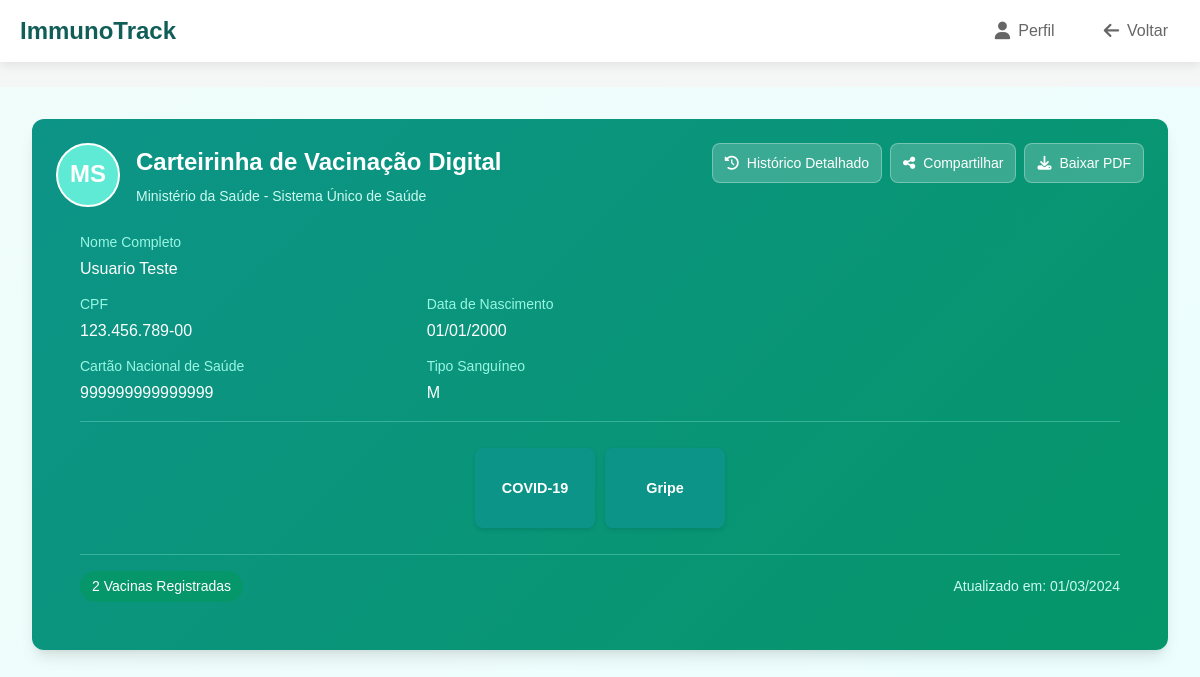
/vaccine_card (signed in), run on the app's committed database.
### tables this page shows
CREATE TABLE users (
                id INTEGER PRIMARY KEY AUTOINCREMENT,
                cpf TEXT UNIQUE NOT NULL,
                password TEXT NOT NULL,
                name TEXT NOT NULL,
                cns TEXT,
                dob TEXT,
                gender TEXT,
                email TEXT,
                phone TEXT
            );

CREATE TABLE vaccines (
                id INTEGER PRIMARY KEY AUTOINCREMENT,
                user_id INTEGER NOT NULL,
                vaccine_name TEXT NOT NULL,
                dose_number INTEGER NOT NULL,
                date_taken TEXT NOT NULL,
                FOREIGN KEY (user_id) REFERENCES users (id)
            );

### backend/app.py (the view)
@app.route('/vaccine_card')
@login_required
def vaccine_card():
    user_id = session.get('user_id')
    user = find_user_by_id(user_id)
    if user:
        user_data = dict(user)
        user_data['cpf_formatted'] = f"{user_data['cpf'][:3]}.{user_data['cpf'][3:6]}.{user_data['cpf'][6:9]}-{user_data['cpf'][9:]}"
        if user_data['dob']:
            from datetime import datetime
            user_data['dob_formatted'] = datetime.strptime(user_data['dob'], '%Y-%m-%d').strftime('%d/%m/%Y')
        vaccines = get_user_vaccines(user_id)
        from datetime import datetime
        for v in vaccines:
            v['date_formatted'] = datetime.strptime(v['date_taken'], '%Y-%m-%d').strftime('%d/%m/%Y')
            v['status'] = 'Aplicada' # Status fixo por enquanto
        last_update = max([datetime.strptime(v['date_taken'], '%Y-%m-%d') for v in vaccines]) if vaccines else datetime.now()
        last_update_formatted = last_update.strftime('%d/%m/%Y')
        return render_template('vaccine_card.html', user=user_data, vaccines=vaccines, last_update=last_update_formatted)
    flash('Usuário não encontrado.', 'danger')
    return redirect(url_for('login'))

### backend/app.py (called while the page is built)
def login_required(f):
    from functools import wraps
    @wraps(f)
    def decorated_function(*args, **kwargs):
        if not session.get('logged_in'):
            flash('Você precisa estar logado para acessar esta página.', 'warning')
            return redirect(url_for('login'))
        return f(*args, **kwargs)
    return decorated_function

### backend/database.py (called while the page is built)
def get_db():
    conn = sqlite3.connect(DATABASE)
    conn.row_factory = sqlite3.Row
    return conn

def find_user_by_id(user_id):
    with get_db() as db:
        user = db.execute("SELECT * FROM users WHERE id = ?", (user_id,)).fetchone()
        return user

def get_user_vaccines(user_id):
    with get_db() as db:
        vaccines = db.execute("SELECT * FROM vaccines WHERE user_id = ?", (user_id,)).fetchall()
        return [dict(v) for v in vaccines]

### frontend/templates/vaccine_card.html (shortened to what this page needs)
<!DOCTYPE html>
<html lang="pt-BR">
<head>
    <link rel="stylesheet" href="{{ url_for('static', filename='css/carteirinha.css') }}">
    <link rel="stylesheet" href="{{ url_for('static', filename='css/global.css') }}">
    <link rel="stylesheet" href="https://cdnjs.cloudflare.com/ajax/libs/font-awesome/6.4.0/css/all.min.css">
</head>
<header class="main-header">
        <div class="header-content">
                <span class="logo-text">ImmunoTrack</span>
            <nav class="main-nav">
                <ul>
                    <li>
                        <a href="{{ url_for('profile') }}" class="nav-link"><i class="fas fa-user"></i> Perfil</a>
                    </li>
                    <li>
                        <a href="#" class="nav-link btn-voltar" onclick="history.back()"><i class="fas fa-arrow-left"></i> Voltar</a>
                    </li>
                </ul>
            </nav>
        </div>
    </header>
    <div class="dashboard-container">
        <div class="content-wrapper">
            <div class="card vaccine-card-digital">
                <div class="vaccine-card-header">
                    <div class="vaccine-card-header-content">
                        <div class="user-info">
                            <div class="avatar">
                                <span>MS</span>
                            </div>
                            <div>
                                <h2 class="vaccine-card-title">Carteirinha de Vacinação Digital</h2>
                                <p class="vaccine-card-subtitle">Ministério da Saúde - Sistema Único de Saúde</p>
                            </div>
                        </div>
                        <div class="vaccine-card-actions">
                            <a href="{{ url_for('vaccine_history') }}" class="btn btn-card">
                                <i class="fas fa-history"></i>
                                <span class="btn-text">Histórico Detalhado</span>
                            </a>
                            <button class="btn btn-card" onclick="shareCard()">
                                <i class="fas fa-share-alt"></i>
                                <span class="btn-text">Compartilhar</span>
                            </button>
                            <a href="{{ url_for('download_vaccine_card') }}" class="btn btn-card">
                                <i class="fas fa-download"></i>
                                <span class="btn-text">Baixar PDF</span>
                            </a>
                    </div>
                </div>
                <div class="vaccine-card-content">
                    <div class="vaccine-card-grid">
                        <div class="user-details">
                            <div class="detail-group">
                                <span class="detail-label">Nome Completo</span>
                                <p class="detail-value">{{ user.name }}</p>
                            </div>
                            <div class="detail-row">
                                <div class="detail-group">
                                    <span class="detail-label">CPF</span>
                                    <p class="detail-value">{{ user.cpf_formatted }}</p>
                                </div>
                                <div class="detail-group">
                                    <span class="detail-label">Data de Nascimento</span>
                                    <p class="detail-value">{{ user.dob_formatted }}</p>
                                </div>
                            </div>
                            <div class="detail-row">
                                <div class="detail-group">
                                    <span class="detail-label">Cartão Nacional de Saúde</span>
                                    <p class="detail-value">{{ user.cns }}</p>
                                </div>
                                <div class="detail-group">
                                    <span class="detail-label">Tipo Sanguíneo</span>
                                    <p class="detail-value">{{ user.gender }}</p>
                                </div>
                            </div>
                        </div>
                    </div>
                    <div class="separator"></div>
                    <div class="vaccine-squares-container" id="vaccineSquaresContainer">
                        {% for vaccine in vaccines %}
                        <div class="vaccine-square"
                             data-name="{{ vaccine.vaccine_name }}"
                             data-date="{{ vaccine.date_formatted }}"
                             onclick="toggleVaccineInfo(this)">
                            <span class="vaccine-info name">{{ vaccine.vaccine_name }}</span>
                        </div>
                        {% endfor %}
                    </div>
                    <div class="separator"></div>
                    <div class="vaccine-card-footer">
                        <span class="badge badge-success">{{ vaccines | length }} Vacinas Registradas</span>
                        <p class="update-date">Atualizado em: <span id="currentDate">{{ last_update }}</span></p>
                    </div>
                </div>
            </div>
        </div>
    </div>
</body>
</html>

### frontend/static/css/carteirinha.css (style rules this page uses)
* { margin: 0; padding: 0; box-sizing: border-box; }
.dashboard-container { min-height: 100vh; background: linear-gradient(135deg, #f0fdfa 0%, #ecfeff 100%); padding: 1rem; }
@media (min-width: 768px) { .dashboard-container { padding: 2rem; } }
.content-wrapper { max-width: 1280px; margin: 0 auto; display: flex; flex-direction: column; gap: 1.5rem; }
.header-content { display: flex; flex-direction: column; gap: 1rem; }
@media (min-width: 768px) { .header-content { flex-direction: row; align-items: center; justify-content: space-between; } }
.btn { padding: 0.625rem 1.25rem; border-radius: 0.5rem; font-size: 0.875rem; font-weight: 500; border: none; cursor: pointer; display: inline-flex; align-items: center; gap: 0.5rem; transition: all 0.2s; white-space: nowrap; }
.btn-card { background: rgba(255, 255, 255, 0.2); color: white; border: 1px solid rgba(255, 255, 255, 0.3); padding: 0.5rem 0.75rem; font-size: 0.875rem; }
.btn-text { display: none; }
@media (min-width: 768px) { .btn-text { display: inline; } }
.card { background: white; border-radius: 0.75rem; box-shadow: 0 1px 3px 0 rgba(0, 0, 0, 0.1), 0 1px 2px 0 rgba(0, 0, 0, 0.06); overflow: hidden; }
.badge { display: inline-block; padding: 0.25rem 0.75rem; border-radius: 9999px; font-size: 0.875rem; font-weight: 500; white-space: nowrap; }
.badge-success { background: #059669; color: white; }
.vaccine-card-digital { background: linear-gradient(135deg, #0d9488 0%, #059669 100%); color: white; border: none; box-shadow: 0 10px 15px -3px rgba(0, 0, 0, 0.1), 0 4px 6px -2px rgba(0, 0, 0, 0.05); }
.vaccine-card-header { padding: 1.5rem; }
.vaccine-card-header-content { display: flex; flex-direction: column; gap: 1rem; }
@media (min-width: 768px) { .vaccine-card-header-content { flex-direction: row; align-items: flex-start; justify-content: space-between; } }
.user-info { display: flex; align-items: flex-start; gap: 1rem; }
.avatar { width: 4rem; height: 4rem; border-radius: 50%; background: #5eead4; color: white; display: flex; align-items: center; justify-content: center; font-size: 1.5rem; font-weight: 600; border: 2px solid white; flex-shrink: 0; }
.vaccine-card-title { font-size: 1.5rem; font-weight: 600; color: white; margin-bottom: 0.25rem; }
.vaccine-card-subtitle { font-size: 0.875rem; color: #ccfbf1; }
.vaccine-card-actions { display: flex; gap: 0.5rem; flex-wrap: wrap; }
.vaccine-card-content { padding: 1.5rem; }
.vaccine-card-grid { display: grid; grid-template-columns: 1fr; gap: 1.5rem; }
@media (min-width: 768px) { .vaccine-card-grid { grid-template-columns: 2fr 1fr; } }
.user-details { display: flex; flex-direction: column; gap: 0.75rem; }
.detail-group { display: flex; flex-direction: column; }
.detail-label { font-size: 0.875rem; color: #99f6e4; margin-bottom: 0.125rem; }
.detail-value { color: white; font-weight: 500; }
.detail-row { display: grid; grid-template-columns: 1fr 1fr; gap: 1rem; }
.separator { height: 1px; background: rgba(153, 246, 228, 0.3); margin: 1rem 0; }
.vaccine-card-footer { display: flex; flex-direction: column; gap: 0.5rem; align-items: flex-start; font-size: 0.875rem; }
@media (min-width: 768px) { .vaccine-card-footer { flex-direction: row; align-items: center; justify-content: space-between; } }
.update-date { color: #ccfbf1; }
.card { animation: fadeIn 0.3s ease-out; }
.vaccine-squares-container { display: flex; flex-wrap: wrap; gap: 10px; padding: 10px 0; justify-content: center; }
.vaccine-square { background-color: #0d9488; color: white; padding: 15px; border-radius: 8px; cursor: pointer; text-align: center; font-weight: bold; min-width: 120px; max-width: 150px; height: 80px; display: flex; align-items: center; justify-content: center; transition: background-color 0.3s ease; box-shadow: 0 2px 4px rgba(0, 0, 0, 0.1); }
.vaccine-info { display: block; font-size: 0.9em; line-height: 1.2; }

### data on the page
users: name "Usuario Teste", cns "999999999999999", gender "M"
vaccines: vaccine_name "COVID-19"
vaccines: vaccine_name "Gripe"

### other printed values
{{ user.cpf_formatted }} "123.456.789-00"
{{ user.dob_formatted }} "01/01/2000"
{{ vaccines | length }} "2"
{{ last_update }} "01/03/2024"
